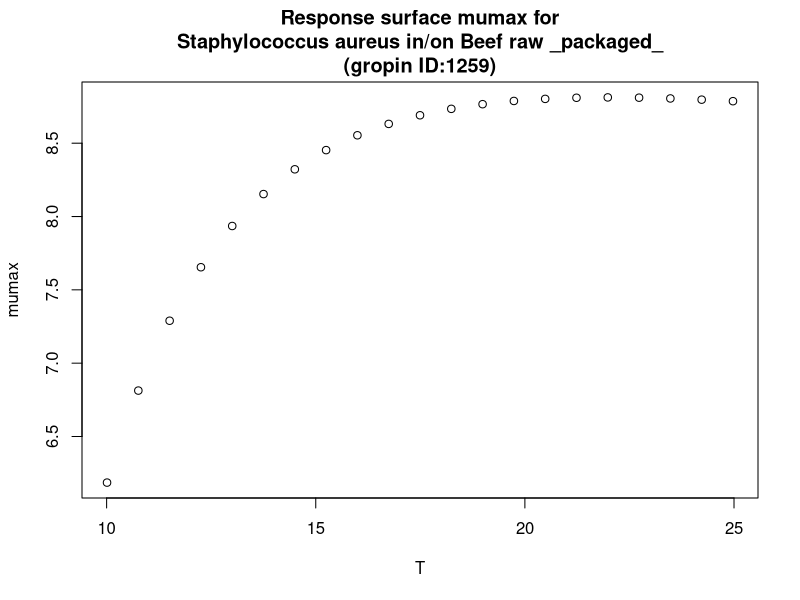

This chart was generated by the following R code:
#############################
# start of Parameter script
#############################
T <- seq(10.01,24.975024975025,length.out=21)
#############################
# end of Parameter script
#############################
############################# 
# start of Model script Gropin ID 1259 
#############################
 
# constant coefficients for this model
 
variables <- data.frame(T)
argumentsPar <- expand.grid(variables)
 
# heart of the model
response_surface <- function(T) {
   mumax <-6.984+80.47/T-885.5/T^2

return(mumax=mumax)
} 

# output parameters
responseSurface <- cbind(argumentsPar,response_surface(argumentsPar['T']))
colnames(responseSurface) <- c(colnames(argumentsPar),'mumax')
#############################
# End of Model script
#############################
############################# 
# start of Visualisation script Gropin ID 1259 
#############################
plot(T,responseSurface$'mumax',xlab='T',
                          ylab='mumax',main='Response surface mumax for
Staphylococcus aureus in/on Beef raw _packaged_
(gropin ID:1259)')
#############################
# End of Visualisation script
#############################
